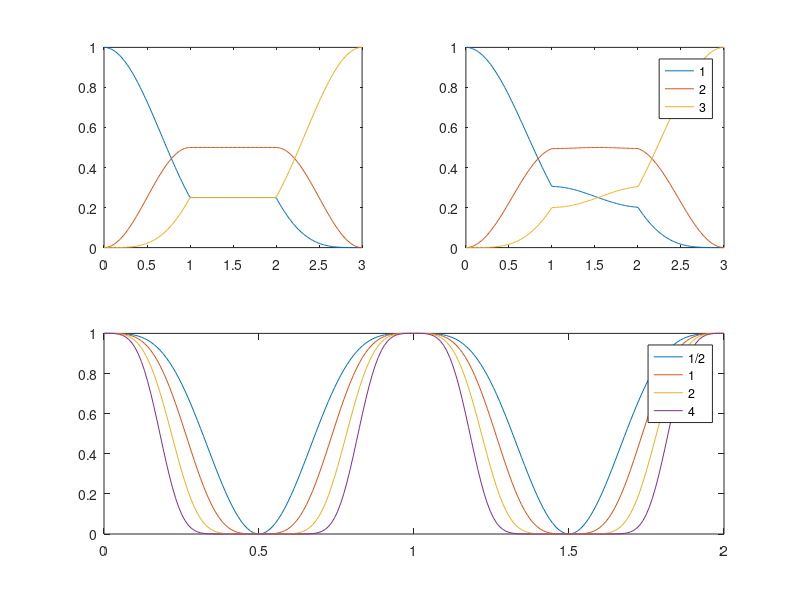

Write the MATLAB code that produced this figure.
function Fig_2_complete_new
    function Fig_2a
        Delta = 0;
        c_0 = [1; 0; 0];
        function ab = coeff(t,A,phi)
            Omega_0 = A*exp(-1j*phi);
            Omega_R = sqrt(Delta.^2 + abs(Omega_0).^2);
            ab(1) = cos(t*pi/2*Omega_R/(pi)) - 1j * Delta/Omega_R * sin(t*pi/2*Omega_R/(pi));
            ab(2) = 1j * Omega_0/Omega_R * sin(t*pi/2*Omega_R/(pi));
            ab = [ab(1), ab(2)];
        end
        
        function U = propagator(t,A,phi)
        ab = coeff(t,A,phi);
        a = ab(1);
        b = ab(2);
        U = [sqrt(4)/2*a.^2, sqrt(2)/1*a*b, sqrt(4)/2*b.^2;
            -sqrt(2)/1*a*conj(b), sqrt(1)/1*a*conj(a) - sqrt(1)/1*b*conj(b), sqrt(2)/1*conj(a)*b;
            sqrt(4)/2*conj(b).^2, -sqrt(2)/1*conj(a)*conj(b), sqrt(4)/2*conj(a).^2];
        end
        
        function c = propagation(t)
            if t <=1 
                c = propagator(t,pi/2,0)*c_0;
            elseif t<=2
                c = propagator(t-1,pi,pi/2)*propagator(1,pi/2,0)*c_0;
            else
                c= propagator(t-2,pi/2,0)*propagator(1,pi,pi/2)*propagator(1,pi/2,0)*c_0;
            end
        end
        c = [];
        t_interval = linspace(0,3,200);
        for t = t_interval
            c = [c propagation(t)];
        end
        plot(t_interval, (abs(c(1,:))).^2, '-', t_interval, (abs(c(2,:))).^2, '-', t_interval, (abs(c(3,:))).^2, '-');
        ylim([0, 1]);
    end

    function Fig_2b
        Delta = 0;
        delta = -pi/30;
        c_0 = [1; 0; 0];
        function ab = coeff(t,A,phi)
            Omega_0 = A*exp(-1j*phi);
            Omega_R = sqrt(Delta.^2 + abs(Omega_0).^2);
            ab(1) = cos(t*pi/2*Omega_R/(pi)) - 1j * Delta/Omega_R * sin(t*pi/2*Omega_R/(pi));
            ab(2) = 1j * Omega_0/Omega_R * sin(t*pi/2*Omega_R/(pi));
            ab = [ab(1), ab(2)];
        end
        
        function U = propagator(t,A,phi)
        ab = coeff(t,A,phi);
        a = ab(1);
        b = ab(2);
        U = [sqrt(4)/2*a.^2, sqrt(2)/1*a*b, sqrt(4)/2*b.^2;
            -sqrt(2)/1*a*conj(b), sqrt(1)/1*a*conj(a) - sqrt(1)/1*b*conj(b), sqrt(2)/1*conj(a)*b;
            sqrt(4)/2*conj(b).^2, -sqrt(2)/1*conj(a)*conj(b), sqrt(4)/2*conj(a).^2];
        end
        
        function c = propagation(t)
            if t <=1 
                c = propagator(t,pi/2+delta,0)*c_0;
            elseif t<=2
                c = propagator(t-1,pi+2*delta,pi/2)*propagator(1,pi/2+delta,0)*c_0;
            else
                c= propagator(t-2,pi/2+delta,0)*propagator(1,pi+2*delta,pi/2)*propagator(1,pi/2+delta,0)*c_0;
            end
        end
        c = [];
        t_interval = linspace(0,3,200);
        for t = t_interval
            c = [c propagation(t)];
        end
        plot(t_interval, (abs(c(1,:))).^2, '-', t_interval, (abs(c(2,:))).^2, '-', t_interval, (abs(c(3,:))).^2, '-');
        ylim([0, 1]);
        legend('1','2','3')
    end

    function Fig_2c
        Delta = 0;
        delta = -pi/30;
        c_0 = [1; 0; 0; 0; 0];
        function ab = coeff(t,A,phi)
            Omega_0 = A*exp(-1j*phi);
            Omega_R = sqrt(Delta.^2 + abs(Omega_0).^2);
            ab(1) = cos(t*pi/2*Omega_R/(pi)) - 1j * Delta/Omega_R * sin(t*pi/2*Omega_R/(pi));
            ab(2) = 1j * Omega_0/Omega_R * sin(t*pi/2*Omega_R/(pi));
            ab = [ab(1), ab(2)];
        end
        
        function U = propagator(t,A,phi)
        ab = coeff(t,A,phi);
        a = ab(1);
        b = ab(2);
        U = [sqrt(576)/24*a.^4, sqrt(144)/6*a.^3*b, sqrt(96)/4*a.^2*b.^2, sqrt(144)/6*a*b.^3, sqrt(576)/24*b.^4;
        -sqrt(144)/6*a.^3*conj(b), sqrt(36)/6*a.^3*conj(a) - sqrt(36)/2*a.^2*b*conj(b), sqrt(24)/2*a.^2*conj(a)*b - sqrt(24)/2*a*b.^2*conj(b), sqrt(36)/2*a*conj(a)*b.^2 - sqrt(36)/6*b.^3*conj(b), sqrt(144)/6*conj(a)*b.^3;
        sqrt(96)/4*a.^2*conj(b).^2, -sqrt(24)/2*a.^2*conj(a)*conj(b) + sqrt(24)/2*a*b*conj(b).^2, sqrt(16)/4*a.^2*conj(a).^2 - sqrt(16)/1*a*conj(a)*b*conj(b) + sqrt(16)/4*b.^2*conj(b).^2, sqrt(24)/2*a*conj(a).^2*b - sqrt(24)/2*conj(a)*b.^2*conj(b), sqrt(96)/4*conj(a).^2*b.^2;
        -sqrt(144)/6*a*conj(b).^3, sqrt(36)/2*a*conj(a)*conj(b).^2 - sqrt(36)/6*b*conj(b).^3, -sqrt(24)/2*a*conj(a).^2*conj(b) + sqrt(24)/2*conj(a)*b*conj(b).^2, sqrt(36)/6*a*conj(a).^3 - sqrt(36)/2*conj(a).^2*b*conj(b), sqrt(144)/6*conj(a).^3*b;
        sqrt(576)/24*conj(b).^4, -sqrt(144)/6*conj(a)*conj(b).^3, sqrt(96)/4*conj(a).^2*conj(b).^2, -sqrt(144)/6*conj(a).^3*conj(b), sqrt(576)/24*conj(a).^4];
        end
        
        function c = propagation(t)
            if t <=1 
                c = propagator(t,pi/2+delta,0)*c_0;
            elseif t<=2
                c = propagator(t-1,pi+2*delta,pi/2)*propagator(1,pi/2+delta,0)*c_0;
            else
                c= propagator(t-2,pi/2+delta,0)*propagator(1,pi+2*delta,pi/2)*propagator(1,pi/2+delta,0)*c_0;
            end
        end
        c = [];
        t_interval = linspace(0,3,200);
        for t = t_interval
            c = [c propagation(t)];
        end
        plot(t_interval, (abs(c(1,:))).^2, '-', t_interval, (abs(c(2,:))).^2, '-', t_interval, (abs(c(3,:))).^2, '-', t_interval, (abs(c(4,:))).^2, '-', t_interval, (abs(c(5,:))).^2, '-');
        ylim([0, 1]);
        legend('1','2','3','4','5')
    end

    function Fig_2d
        Delta = 0;
        delta = 0;
        c_0 = [0; 1; 0; 0; 0];
        function ab = coeff(t,A,phi)
            Omega_0 = A*exp(-1j*phi);
            Omega_R = sqrt(Delta.^2 + abs(Omega_0).^2);
            ab(1) = cos(t*pi/2*Omega_R/(pi)) - 1j * Delta/Omega_R * sin(t*pi/2*Omega_R/(pi));
            ab(2) = 1j * Omega_0/Omega_R * sin(t*pi/2*Omega_R/(pi));
            ab = [ab(1), ab(2)];
        end
        
        function U = propagator(t,A,phi)
        ab = coeff(t,A,phi);
        a = ab(1);
        b = ab(2);
        U = [sqrt(576)/24*a.^4, sqrt(144)/6*a.^3*b, sqrt(96)/4*a.^2*b.^2, sqrt(144)/6*a*b.^3, sqrt(576)/24*b.^4;
            -sqrt(144)/6*a.^3*conj(b), sqrt(36)/6*a.^3*conj(a) - sqrt(36)/2*a.^2*b*conj(b), sqrt(24)/2*a.^2*conj(a)*b - sqrt(24)/2*a*b.^2*conj(b), sqrt(36)/2*a*conj(a)*b.^2 - sqrt(36)/6*b.^3*conj(b), sqrt(144)/6*conj(a)*b.^3;
            sqrt(96)/4*a.^2*conj(b).^2, -sqrt(24)/2*a.^2*conj(a)*conj(b) + sqrt(24)/2*a*b*conj(b).^2, sqrt(16)/4*a.^2*conj(a).^2 - sqrt(16)/1*a*conj(a)*b*conj(b) + sqrt(16)/4*b.^2*conj(b).^2, sqrt(24)/2*a*conj(a).^2*b - sqrt(24)/2*conj(a)*b.^2*conj(b), sqrt(96)/4*conj(a).^2*b.^2;
            -sqrt(144)/6*a*conj(b).^3, sqrt(36)/2*a*conj(a)*conj(b).^2 - sqrt(36)/6*b*conj(b).^3, -sqrt(24)/2*a*conj(a).^2*conj(b) + sqrt(24)/2*conj(a)*b*conj(b).^2, sqrt(36)/6*a*conj(a).^3 - sqrt(36)/2*conj(a).^2*b*conj(b), sqrt(144)/6*conj(a).^3*b;
            sqrt(576)/24*conj(b).^4, -sqrt(144)/6*conj(a)*conj(b).^3, sqrt(96)/4*conj(a).^2*conj(b).^2, -sqrt(144)/6*conj(a).^3*conj(b), sqrt(576)/24*conj(a).^4];
        end
        
        function c = propagation(t)
            if t <=1 
                c = propagator(t,pi/2+delta,0)*c_0;
            elseif t<=2
                c = propagator(t-1,pi,pi/2)*propagator(1,pi/2+delta,0)*c_0;
            else
                c= propagator(t-2,pi/2+delta,0)*propagator(1,pi,pi/2)*propagator(1,pi/2+delta,0)*c_0;
            end
        end
        c = [];
        t_interval = linspace(0,3,200);
        for t = t_interval
            c = [c propagation(t)];
        end
        plot(t_interval, (abs(c(1,:))).^2, '-', t_interval, (abs(c(2,:))).^2, '-', t_interval, (abs(c(3,:))).^2, '-', t_interval, (abs(c(4,:))).^2, '-', t_interval, (abs(c(5,:))).^2, '-');
        ylim([0, 1]);
        legend('1','2','3','4','5')
    end

    function Fig_2e
        Delta = 0;
        c_half_0 = [1; 0];
        c_one_0 = [1; 0; 0];
        c_two_0 = [1; 0; 0; 0; 0];
        c_four_0 = [1; 0; 0; 0; 0; 0; 0; 0; 0];
        function ab = coeff(t,A,phi)
            Omega_0 = A*exp(-1j*phi);
            Omega_R = sqrt(Delta.^2 + abs(Omega_0).^2);
            ab(1) = cos(t*pi/2*Omega_R/(pi)) - 1j * Delta/Omega_R * sin(t*pi/2*Omega_R/(pi));
            ab(2) = 1j * Omega_0/Omega_R * sin(t*pi/2*Omega_R/(pi));
            ab = [ab(1), ab(2)];
        end
        
        function U = propagator_half(t,A,phi)
        ab = coeff(t,A,phi);
        a = ab(1);
        b = ab(2);
        U = [sqrt(1)/1*a, sqrt(1)/1*b;
            -sqrt(1)/1*conj(b), sqrt(1)/1*conj(a)];
        end
    
        function U = propagator_one(t,A,phi)
        ab = coeff(t,A,phi);
        a = ab(1);
        b = ab(2);
        U = [sqrt(4)/2*a.^2, sqrt(2)/1*a*b, sqrt(4)/2*b.^2;
            -sqrt(2)/1*a*conj(b), sqrt(1)/1*a*conj(a) - sqrt(1)/1*b*conj(b), sqrt(2)/1*conj(a)*b;
            sqrt(4)/2*conj(b).^2, -sqrt(2)/1*conj(a)*conj(b), sqrt(4)/2*conj(a).^2];
        end
    
        function U = propagator_two(t,A,phi)
        ab = coeff(t,A,phi);
        a = ab(1);
        b = ab(2);
        U = [sqrt(576)/24*a.^4, sqrt(144)/6*a.^3*b, sqrt(96)/4*a.^2*b.^2, sqrt(144)/6*a*b.^3, sqrt(576)/24*b.^4;
            -sqrt(144)/6*a.^3*conj(b), sqrt(36)/6*a.^3*conj(a) - sqrt(36)/2*a.^2*b*conj(b), sqrt(24)/2*a.^2*conj(a)*b - sqrt(24)/2*a*b.^2*conj(b), sqrt(36)/2*a*conj(a)*b.^2 - sqrt(36)/6*b.^3*conj(b), sqrt(144)/6*conj(a)*b.^3;
            sqrt(96)/4*a.^2*conj(b).^2, -sqrt(24)/2*a.^2*conj(a)*conj(b) + sqrt(24)/2*a*b*conj(b).^2, sqrt(16)/4*a.^2*conj(a).^2 - sqrt(16)/1*a*conj(a)*b*conj(b) + sqrt(16)/4*b.^2*conj(b).^2, sqrt(24)/2*a*conj(a).^2*b - sqrt(24)/2*conj(a)*b.^2*conj(b), sqrt(96)/4*conj(a).^2*b.^2;
            -sqrt(144)/6*a*conj(b).^3, sqrt(36)/2*a*conj(a)*conj(b).^2 - sqrt(36)/6*b*conj(b).^3, -sqrt(24)/2*a*conj(a).^2*conj(b) + sqrt(24)/2*conj(a)*b*conj(b).^2, sqrt(36)/6*a*conj(a).^3 - sqrt(36)/2*conj(a).^2*b*conj(b), sqrt(144)/6*conj(a).^3*b;
            sqrt(576)/24*conj(b).^4, -sqrt(144)/6*conj(a)*conj(b).^3, sqrt(96)/4*conj(a).^2*conj(b).^2, -sqrt(144)/6*conj(a).^3*conj(b), sqrt(576)/24*conj(a).^4];
        end
    
        function U = propagator_four(t,A,phi)
        ab = coeff(t,A,phi);
        a = ab(1);
        b = ab(2);
        U = [sqrt(1625702400)/40320*a.^8, sqrt(203212800)/5040*a.^7*b, sqrt(58060800)/1440*a.^6*b.^2, sqrt(29030400)/720*a.^5*b.^3, sqrt(23224320)/576*a.^4*b.^4, sqrt(29030400)/720*a.^3*b.^5, sqrt(58060800)/1440*a.^2*b.^6, sqrt(203212800)/5040*a*b.^7, sqrt(1625702400)/40320*b.^8;
            -sqrt(203212800)/5040*a.^7*conj(b), sqrt(25401600)/5040*a.^7*conj(a) - sqrt(25401600)/720*a.^6*b*conj(b), sqrt(7257600)/720*a.^6*conj(a)*b - sqrt(7257600)/240*a.^5*b.^2*conj(b), sqrt(3628800)/240*a.^5*conj(a)*b.^2 - sqrt(3628800)/144*a.^4*b.^3*conj(b), sqrt(2903040)/144*a.^4*conj(a)*b.^3 - sqrt(2903040)/144*a.^3*b.^4*conj(b), sqrt(3628800)/144*a.^3*conj(a)*b.^4 - sqrt(3628800)/240*a.^2*b.^5*conj(b), sqrt(7257600)/240*a.^2*conj(a)*b.^5 - sqrt(7257600)/720*a*b.^6*conj(b), sqrt(25401600)/720*a*conj(a)*b.^6 - sqrt(25401600)/5040*b.^7*conj(b), sqrt(203212800)/5040*conj(a)*b.^7;
            sqrt(58060800)/1440*a.^6*conj(b).^2, -sqrt(7257600)/720*a.^6*conj(a)*conj(b) + sqrt(7257600)/240*a.^5*b*conj(b).^2, sqrt(2073600)/1440*a.^6*conj(a).^2 - sqrt(2073600)/120*a.^5*conj(a)*b*conj(b) + sqrt(2073600)/96*a.^4*b.^2*conj(b).^2, sqrt(1036800)/240*a.^5*conj(a).^2*b - sqrt(1036800)/48*a.^4*conj(a)*b.^2*conj(b) + sqrt(1036800)/72*a.^3*b.^3*conj(b).^2, sqrt(829440)/96*a.^4*conj(a).^2*b.^2 - sqrt(829440)/36*a.^3*conj(a)*b.^3*conj(b) + sqrt(829440)/96*a.^2*b.^4*conj(b).^2, sqrt(1036800)/72*a.^3*conj(a).^2*b.^3 - sqrt(1036800)/48*a.^2*conj(a)*b.^4*conj(b) + sqrt(1036800)/240*a*b.^5*conj(b).^2, sqrt(2073600)/96*a.^2*conj(a).^2*b.^4 - sqrt(2073600)/120*a*conj(a)*b.^5*conj(b) + sqrt(2073600)/1440*b.^6*conj(b).^2, sqrt(7257600)/240*a*conj(a).^2*b.^5 - sqrt(7257600)/720*conj(a)*b.^6*conj(b), sqrt(58060800)/1440*conj(a).^2*b.^6;
            -sqrt(29030400)/720*a.^5*conj(b).^3, sqrt(3628800)/240*a.^5*conj(a)*conj(b).^2 - sqrt(3628800)/144*a.^4*b*conj(b).^3, -sqrt(1036800)/240*a.^5*conj(a).^2*conj(b) + sqrt(1036800)/48*a.^4*conj(a)*b*conj(b).^2 - sqrt(1036800)/72*a.^3*b.^2*conj(b).^3, sqrt(518400)/720*a.^5*conj(a).^3 - sqrt(518400)/48*a.^4*conj(a).^2*b*conj(b) + sqrt(518400)/24*a.^3*conj(a)*b.^2*conj(b).^2 - sqrt(518400)/72*a.^2*b.^3*conj(b).^3, sqrt(414720)/144*a.^4*conj(a).^3*b - sqrt(414720)/24*a.^3*conj(a).^2*b.^2*conj(b) + sqrt(414720)/24*a.^2*conj(a)*b.^3*conj(b).^2 - sqrt(414720)/144*a*b.^4*conj(b).^3, sqrt(518400)/72*a.^3*conj(a).^3*b.^2 - sqrt(518400)/24*a.^2*conj(a).^2*b.^3*conj(b) + sqrt(518400)/48*a*conj(a)*b.^4*conj(b).^2 - sqrt(518400)/720*b.^5*conj(b).^3, sqrt(1036800)/72*a.^2*conj(a).^3*b.^3 - sqrt(1036800)/48*a*conj(a).^2*b.^4*conj(b) + sqrt(1036800)/240*conj(a)*b.^5*conj(b).^2, sqrt(3628800)/144*a*conj(a).^3*b.^4 - sqrt(3628800)/240*conj(a).^2*b.^5*conj(b), sqrt(29030400)/720*conj(a).^3*b.^5;
            sqrt(23224320)/576*a.^4*conj(b).^4, -sqrt(2903040)/144*a.^4*conj(a)*conj(b).^3 + sqrt(2903040)/144*a.^3*b*conj(b).^4, sqrt(829440)/96*a.^4*conj(a).^2*conj(b).^2 - sqrt(829440)/36*a.^3*conj(a)*b*conj(b).^3 + sqrt(829440)/96*a.^2*b.^2*conj(b).^4, -sqrt(414720)/144*a.^4*conj(a).^3*conj(b) + sqrt(414720)/24*a.^3*conj(a).^2*b*conj(b).^2 - sqrt(414720)/24*a.^2*conj(a)*b.^2*conj(b).^3 + sqrt(414720)/144*a*b.^3*conj(b).^4, sqrt(331776)/576*a.^4*conj(a).^4 - sqrt(331776)/36*a.^3*conj(a).^3*b*conj(b) + sqrt(331776)/16*a.^2*conj(a).^2*b.^2*conj(b).^2 - sqrt(331776)/36*a*conj(a)*b.^3*conj(b).^3 + sqrt(331776)/576*b.^4*conj(b).^4, sqrt(414720)/144*a.^3*conj(a).^4*b - sqrt(414720)/24*a.^2*conj(a).^3*b.^2*conj(b) + sqrt(414720)/24*a*conj(a).^2*b.^3*conj(b).^2 - sqrt(414720)/144*conj(a)*b.^4*conj(b).^3, sqrt(829440)/96*a.^2*conj(a).^4*b.^2 - sqrt(829440)/36*a*conj(a).^3*b.^3*conj(b) + sqrt(829440)/96*conj(a).^2*b.^4*conj(b).^2, sqrt(2903040)/144*a*conj(a).^4*b.^3 - sqrt(2903040)/144*conj(a).^3*b.^4*conj(b), sqrt(23224320)/576*conj(a).^4*b.^4;
            -sqrt(29030400)/720*a.^3*conj(b).^5, sqrt(3628800)/144*a.^3*conj(a)*conj(b).^4 - sqrt(3628800)/240*a.^2*b*conj(b).^5, -sqrt(1036800)/72*a.^3*conj(a).^2*conj(b).^3 + sqrt(1036800)/48*a.^2*conj(a)*b*conj(b).^4 - sqrt(1036800)/240*a*b.^2*conj(b).^5, sqrt(518400)/72*a.^3*conj(a).^3*conj(b).^2 - sqrt(518400)/24*a.^2*conj(a).^2*b*conj(b).^3 + sqrt(518400)/48*a*conj(a)*b.^2*conj(b).^4 - sqrt(518400)/720*b.^3*conj(b).^5, -sqrt(414720)/144*a.^3*conj(a).^4*conj(b) + sqrt(414720)/24*a.^2*conj(a).^3*b*conj(b).^2 - sqrt(414720)/24*a*conj(a).^2*b.^2*conj(b).^3 + sqrt(414720)/144*conj(a)*b.^3*conj(b).^4, sqrt(518400)/720*a.^3*conj(a).^5 - sqrt(518400)/48*a.^2*conj(a).^4*b*conj(b) + sqrt(518400)/24*a*conj(a).^3*b.^2*conj(b).^2 - sqrt(518400)/72*conj(a).^2*b.^3*conj(b).^3, sqrt(1036800)/240*a.^2*conj(a).^5*b - sqrt(1036800)/48*a*conj(a).^4*b.^2*conj(b) + sqrt(1036800)/72*conj(a).^3*b.^3*conj(b).^2, sqrt(3628800)/240*a*conj(a).^5*b.^2 - sqrt(3628800)/144*conj(a).^4*b.^3*conj(b), sqrt(29030400)/720*conj(a).^5*b.^3;
            sqrt(58060800)/1440*a.^2*conj(b).^6, -sqrt(7257600)/240*a.^2*conj(a)*conj(b).^5 + sqrt(7257600)/720*a*b*conj(b).^6, sqrt(2073600)/96*a.^2*conj(a).^2*conj(b).^4 - sqrt(2073600)/120*a*conj(a)*b*conj(b).^5 + sqrt(2073600)/1440*b.^2*conj(b).^6, -sqrt(1036800)/72*a.^2*conj(a).^3*conj(b).^3 + sqrt(1036800)/48*a*conj(a).^2*b*conj(b).^4 - sqrt(1036800)/240*conj(a)*b.^2*conj(b).^5, sqrt(829440)/96*a.^2*conj(a).^4*conj(b).^2 - sqrt(829440)/36*a*conj(a).^3*b*conj(b).^3 + sqrt(829440)/96*conj(a).^2*b.^2*conj(b).^4, -sqrt(1036800)/240*a.^2*conj(a).^5*conj(b) + sqrt(1036800)/48*a*conj(a).^4*b*conj(b).^2 - sqrt(1036800)/72*conj(a).^3*b.^2*conj(b).^3, sqrt(2073600)/1440*a.^2*conj(a).^6 - sqrt(2073600)/120*a*conj(a).^5*b*conj(b) + sqrt(2073600)/96*conj(a).^4*b.^2*conj(b).^2, sqrt(7257600)/720*a*conj(a).^6*b - sqrt(7257600)/240*conj(a).^5*b.^2*conj(b), sqrt(58060800)/1440*conj(a).^6*b.^2;
            -sqrt(203212800)/5040*a*conj(b).^7, sqrt(25401600)/720*a*conj(a)*conj(b).^6 - sqrt(25401600)/5040*b*conj(b).^7, -sqrt(7257600)/240*a*conj(a).^2*conj(b).^5 + sqrt(7257600)/720*conj(a)*b*conj(b).^6, sqrt(3628800)/144*a*conj(a).^3*conj(b).^4 - sqrt(3628800)/240*conj(a).^2*b*conj(b).^5, -sqrt(2903040)/144*a*conj(a).^4*conj(b).^3 + sqrt(2903040)/144*conj(a).^3*b*conj(b).^4, sqrt(3628800)/240*a*conj(a).^5*conj(b).^2 - sqrt(3628800)/144*conj(a).^4*b*conj(b).^3, -sqrt(7257600)/720*a*conj(a).^6*conj(b) + sqrt(7257600)/240*conj(a).^5*b*conj(b).^2, sqrt(25401600)/5040*a*conj(a).^7 - sqrt(25401600)/720*conj(a).^6*b*conj(b), sqrt(203212800)/5040*conj(a).^7*b;
            sqrt(1625702400)/40320*conj(b).^8, -sqrt(203212800)/5040*conj(a)*conj(b).^7, sqrt(58060800)/1440*conj(a).^2*conj(b).^6, -sqrt(29030400)/720*conj(a).^3*conj(b).^5, sqrt(23224320)/576*conj(a).^4*conj(b).^4, -sqrt(29030400)/720*conj(a).^5*conj(b).^3, sqrt(58060800)/1440*conj(a).^6*conj(b).^2, -sqrt(203212800)/5040*conj(a).^7*conj(b), sqrt(1625702400)/40320*conj(a).^8];
    
        end
        
        function c = propagation_half(delta,t)
            if t <=1 
                c = propagator_half(t,pi/2+delta,0)*c_half_0;
            elseif t<=2
                c = propagator_half(t-1,pi+2*delta,pi/2)*propagator_half(1,pi/2+delta,0)*c_half_0;
            else
                c= propagator_half(t-2,pi/2+delta,0)*propagator_half(1,pi+2*delta,pi/2)*propagator_half(1,pi/2+delta,0)*c_half_0;
            end
        end
    
        function c = propagation_one(delta,t)
            if t <=1 
                c = propagator_one(t,pi/2+delta,0)*c_one_0;
            elseif t<=2
                c = propagator_one(t-1,pi+2*delta,pi/2)*propagator_one(1,pi/2+delta,0)*c_one_0;
            else
                c= propagator_one(t-2,pi/2+delta,0)*propagator_one(1,pi+2*delta,pi/2)*propagator_one(1,pi/2+delta,0)*c_one_0;
            end
        end
    
        function c = propagation_two(delta,t)
            if t <=1 
                c = propagator_two(t,pi/2+delta,0)*c_two_0;
            elseif t<=2
                c = propagator_two(t-1,pi+2*delta,pi/2)*propagator_two(1,pi/2+delta,0)*c_two_0;
            else
                c= propagator_two(t-2,pi/2+delta,0)*propagator_two(1,pi+2*delta,pi/2)*propagator_two(1,pi/2+delta,0)*c_two_0;
            end
        end
    
        function c = propagation_four(delta,t)
            if t <=1 
                c = propagator_four(t,pi/2+delta,0)*c_four_0;
            elseif t<=2
                c = propagator_four(t-1,pi+2*delta,pi/2)*propagator_four(1,pi/2+delta,0)*c_four_0;
            else
                c= propagator_four(t-2,pi/2+delta,0)*propagator_four(1,pi+2*delta,pi/2)*propagator_four(1,pi/2+delta,0)*c_four_0;
            end
        end
    
        c_half = [];
        c_one = [];
        c_two = [];
        c_four = [];
        delta_vals = linspace(0,2,200);
        for delta = delta_vals
            c_half = [c_half propagation_half(-delta*pi,3)];
            c_one = [c_one propagation_one(-delta*pi,3)];
            c_two = [c_two propagation_two(-delta*pi,3)];
            c_four = [c_four propagation_four(-delta*pi,3)];
        end
        plot(delta_vals, (abs(c_half(2,:))).^2, '-', ...
             delta_vals, (abs(c_one(3,:))).^2, '-', ...
             delta_vals, (abs(c_two(5,:))).^2, '-', ...
             delta_vals, (abs(c_four(9,:))).^2, '-');
        ylim([0, 1]);
        legend('1/2', '1', '2', '4')
    end

    function part_1_of_fig
    subplot(2,2,1);
    Fig_2a
    subplot(2,2,2);
    Fig_2b
    subplot(2,2,3);
    Fig_2c
    subplot(2,2,4);
    Fig_2d
    end
    subplot(2,1,1)
    part_1_of_fig
    subplot(2,1,2)
    Fig_2e
end